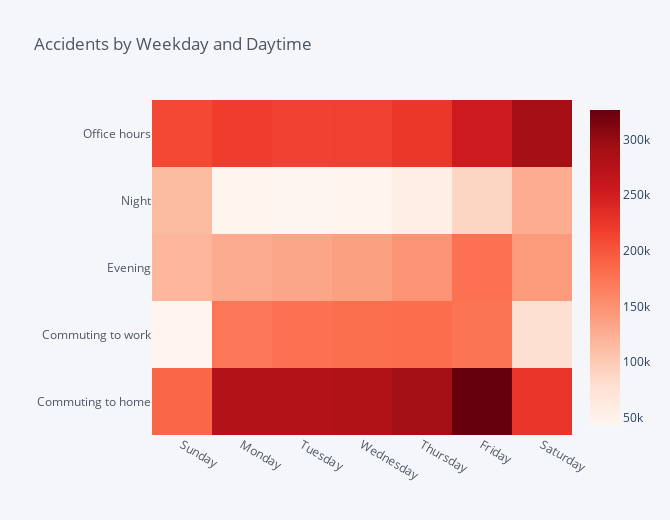

The notebook cell saved with this chart:
### Code cell
'''cmap = cm.get_cmap('PuBu')
plt.figure(figsize=(10,8))
weekday = ['Sunday', 'Monday', 'Tuesday','Wednesday', 'Thursday', 'Friday', 'Saturday']
number=[1,2,3,4,5,6,7]
sns.heatmap(df4, cmap=cmap)
plt.title('\nAccidents by Weekday and Daytime\n', fontsize=14, fontweight='bold');
plt.yticks(rotation=0);

'''
df4.iplot(kind="heatmap",colorscale="Reds",dimensions=(670,520),title='Accidents by Weekday and Daytime')

### Figure 1 — Plotly figure (JSON) as saved in the notebook; plotly's stock layout.template omitted (floating-point values rounded to 4 significant figures)
{"data": [{"colorscale": [[0, "rgb(255,245,240)"], [0.125, "rgb(254,224,210)"], [0.25, "rgb(252,187,161)"], [0.375, "rgb(252,146,114)"], [0.5, "rgb(251,106,74)"], [0.625, "rgb(239,59,44)"], [0.75, "rgb(203,24,29)"], [0.875, "rgb(165,15,21)"], [1, "rgb(103,0,13)"]], "type": "heatmap", "x": ["Sunday", "Monday", "Tuesday", "Wednesday", "Thursday", "Friday", "Saturday"], "y": ["Commuting to home", "Commuting to work", "Evening", "Night", "Office hours"], "z": [[187286, 278835, 278342, 281124, 291861, 326440, 225541], [45377, 173146, 178830, 180827, 182698, 175149, 79328], [119074, 128267, 132567, 137443, 148394, 178630, 142303], [113404, 45499, 43634, 45866, 56106, 89506, 127443], [210443, 219533, 214875, 216530, 224494, 253517, 290741]], "zmax": 326440, "zmin": 43634}], "layout": {"height": 520, "legend": {"bgcolor": "#F5F6F9", "font": {"color": "#4D5663"}}, "paper_bgcolor": "#F5F6F9", "plot_bgcolor": "#F5F6F9", "title": {"font": {"color": "#4D5663"}, "text": "Accidents by Weekday and Daytime"}, "width": 670, "xaxis": {"autorange": true, "gridcolor": "#E1E5ED", "range": [-0.5, 6.5], "showgrid": true, "tickfont": {"color": "#4D5663"}, "title": {"font": {"color": "#4D5663"}, "text": ""}, "type": "category", "zerolinecolor": "#E1E5ED"}, "yaxis": {"autorange": true, "gridcolor": "#E1E5ED", "range": [-0.5, 4.5], "showgrid": true, "tickfont": {"color": "#4D5663"}, "title": {"font": {"color": "#4D5663"}, "text": ""}, "type": "category", "zerolinecolor": "#E1E5ED"}}}
